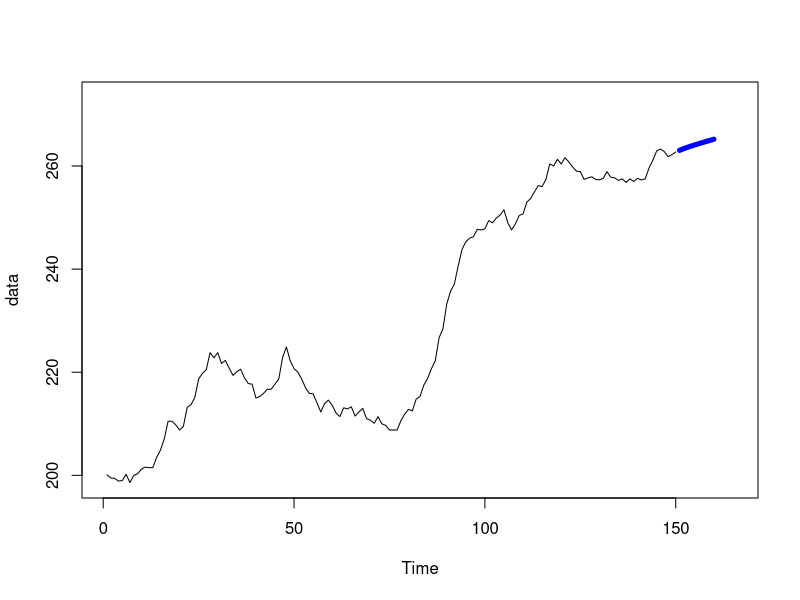

Recreate this plot in R.
data <- BJsales
print(data)
head(data)


N <- 3 # how many periods lookback
n_ahead <- 10 # how many periods forecast

# build autoregressive model with ar.ols()
model_ar <- ar.ols(data, order.max = N) # ar-model
pred_ar <- predict(model_ar, n.ahead = n_ahead)
pred_ar$pred


plot(data, xlim = c(1, length(data) + 15), ylim = c(min(data), max(data) + 10))
lines(pred_ar$pred, col = "blue", lwd = 5)
